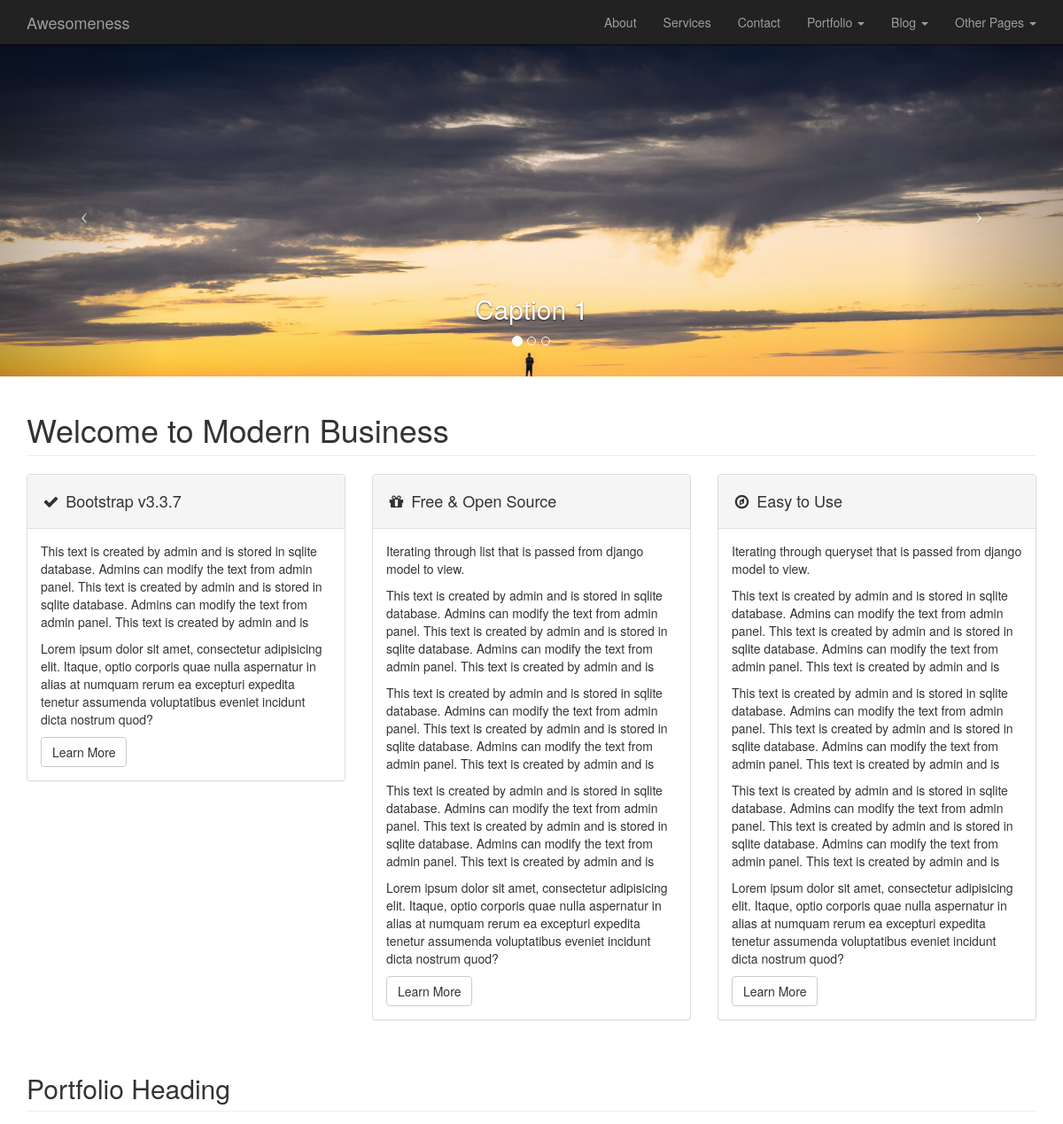
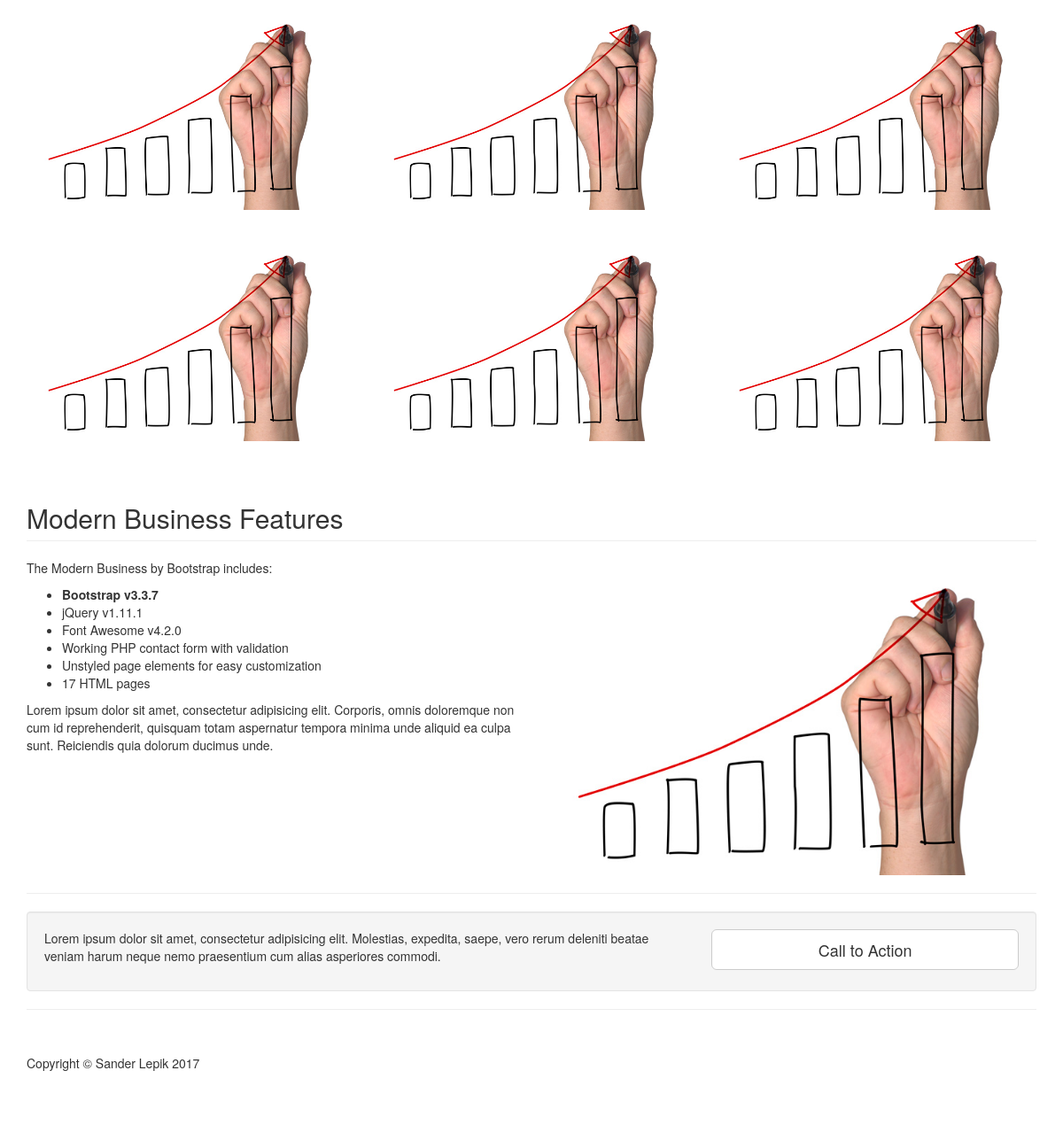
Screenshot of /mywebsite/ with the database file from the repository (2 pictures, top to bottom).
### mywebsite/models.py (models this page shows)
class Introductions(models.Model):
    first = models.TextField(max_length=254)
    second = models.TextField(max_length=254)
    third = models.TextField(max_length=254)

### mywebsite/views.py (the view)
def index(request):
    context = {}
    first_field = Introductions.objects.first().first
    all_entries = Introductions.objects.all()
    introduction_queryset = Introductions.objects.all()  # The best solution
    introductions_list = []
    for entry in all_entries:
        first_intro = entry.first
        second_intro = entry.second
        third_intro = entry.third
        introductions_list.extend([first_intro, second_intro, third_intro])
    context.update({'first_introduction': first_field, 'introductions_list': introductions_list, 'queryset': introduction_queryset})
    return render(request, 'mywebsite/index.html', context)

### mywebsite/templates/mywebsite/index.html (shortened to what this page needs)
<!DOCTYPE html>
<html lang="en">
<head>
    <link href="../../static/css/bootstrap.min.css" rel="stylesheet">
    <link href="../../static/css/modern-business.css" rel="stylesheet">
    <link href="../../static/css/font-awesome.min.css" rel="stylesheet" type="text/css">
</head>
<body>
    <nav class="navbar navbar-inverse navbar-fixed-top" role="navigation">
        <div class="container">
            <div class="navbar-header">
                <a class="navbar-brand" href="index.html">Awesomeness</a>
            </div>
            <div class="collapse navbar-collapse" id="bs-example-navbar-collapse-1">
                <ul class="nav navbar-nav navbar-right">
                    <li>
                        <a href="about.html">About</a>
                    </li>
                    <li>
                        <a href="services.html">Services</a>
                    </li>
                    <li>
                        <a href="contact.html">Contact</a>
                    </li>
                    <li class="dropdown">
                        <a href="#" class="dropdown-toggle" data-toggle="dropdown">Portfolio <b class="caret"></b></a>
                    </li>
                    <li class="dropdown">
                        <a href="#" class="dropdown-toggle" data-toggle="dropdown">Blog <b class="caret"></b></a>
                    </li>
                    <li class="dropdown">
                        <a href="#" class="dropdown-toggle" data-toggle="dropdown">Other Pages <b class="caret"></b></a>
                    </li>
                </ul>
            </div>
        </div>
    </nav>
    <header id="myCarousel" class="carousel slide">
        <ol class="carousel-indicators">
            <li data-target="#myCarousel" data-slide-to="0" class="active"></li>
            <li data-target="#myCarousel" data-slide-to="1"></li>
            <li data-target="#myCarousel" data-slide-to="2"></li>
        </ol>
        <div class="carousel-inner">
            <div class="item active">
                <div class="fill" style="background-image:url('../../static/sunset_silhouette_sky_man.jpg');"></div>
                <div class="carousel-caption">
                    <h2>Caption 1</h2>
                </div>
            </div>
        </div>
        <a class="left carousel-control" href="#myCarousel" data-slide="prev">
            <span class="icon-prev"></span>
        </a>
        <a class="right carousel-control" href="#myCarousel" data-slide="next">
            <span class="icon-next"></span>
        </a>
    </header>
    <div class="container">
        <div class="row">
            <div class="col-lg-12">
                <h1 class="page-header">
                    Welcome to Modern Business
                </h1>
            </div>
            <div class="col-md-4">
                <div class="panel panel-default">
                    <div class="panel-heading">
                        <h4><i class="fa fa-fw fa-check"></i> Bootstrap v3.3.7</h4>
                    </div>
                    <div class="panel-body">
                        <p>{{ first_introduction }}</p>
                        <p>Lorem ipsum dolor sit amet, consectetur adipisicing elit. Itaque, optio corporis quae nulla aspernatur in alias at numquam rerum ea excepturi expedita tenetur assumenda voluptatibus eveniet incidunt dicta nostrum quod?</p>
                        <a href="#" class="btn btn-default">Learn More</a>
                    </div>
                </div>
            </div>
            <div class="col-md-4">
                <div class="panel panel-default">
                    <div class="panel-heading">
                        <h4><i class="fa fa-fw fa-gift"></i> Free &amp; Open Source</h4>
                    </div>
                    <div class="panel-body">
                        <p>Iterating through list that is passed from django model to view.</p>
                        {% for element in introductions_list %}
                            <tr class="{% cycle 'row1' 'row2' %}">
                                <p>{{ element }}</p>
                            </tr>
                        {% endfor %}
                        <p>Lorem ipsum dolor sit amet, consectetur adipisicing elit. Itaque, optio corporis quae nulla aspernatur in alias at numquam rerum ea excepturi expedita tenetur assumenda voluptatibus eveniet incidunt dicta nostrum quod?</p>
                        <a href="#" class="btn btn-default">Learn More</a>
                    </div>
                </div>
            </div>
            <div class="col-md-4">
                <div class="panel panel-default">
                    <div class="panel-heading">
                        <h4><i class="fa fa-fw fa-compass"></i> Easy to Use</h4>
                    </div>
                    <div class="panel-body">
                        <p>Iterating through queryset that is passed from django model to view.</p>
                        {% for entry in queryset %}
                            <tr class="{% cycle 'row1' 'row2' %}">
                                <p>{{ entry.first }}</p>
                                <p>{{ entry.second }}</p>
                                <p>{{ entry.third }}</p>
                            </tr>
                        {% endfor %}
                        <p>Lorem ipsum dolor sit amet, consectetur adipisicing elit. Itaque, optio corporis quae nulla aspernatur in alias at numquam rerum ea excepturi expedita tenetur assumenda voluptatibus eveniet incidunt dicta nostrum quod?</p>
                        <a href="#" class="btn btn-default">Learn More</a>
                    </div>
                </div>
            </div>
        </div>
        <div class="row">
            <div class="col-lg-12">
                <h2 class="page-header">Portfolio Heading</h2>
            </div>
            <div class="col-md-4 col-sm-6">
                <a href="portfolio-item.html">
                    <img class="img-responsive img-portfolio img-hover" src="../../static/business-growth.jpg" alt="">
                </a>
            </div>
            <div class="col-md-4 col-sm-6">
                <a href="portfolio-item.html">
                    <img class="img-responsive img-portfolio img-hover" src="../../static/business-growth.jpg" alt="">
                </a>
            </div>
            <div class="col-md-4 col-sm-6">
                <a href="portfolio-item.html">
                    <img class="img-responsive img-portfolio img-hover" src="../../static/business-growth.jpg" alt="">
                </a>
            </div>
            <div class="col-md-4 col-sm-6">
                <a href="portfolio-item.html">
                    <img class="img-responsive img-portfolio img-hover" src="../../static/business-growth.jpg" alt="">
                </a>
            </div>
            <div class="col-md-4 col-sm-6">
                <a href="portfolio-item.html">
                    <img class="img-responsive img-portfolio img-hover" src="../../static/business-growth.jpg" alt="">
                </a>
            </div>
            <div class="col-md-4 col-sm-6">
                <a href="portfolio-item.html">
                    <img class="img-responsive img-portfolio img-hover" src="../../static/business-growth.jpg" alt="">
                </a>
            </div>
        </div>
        <div class="row">
            <div class="col-lg-12">
                <h2 class="page-header">Modern Business Features</h2>
            </div>
            <div class="col-md-6">
                <p>The Modern Business by Bootstrap includes:</p>
                <ul>
                    <li><strong>Bootstrap v3.3.7</strong>
                    </li>
                    <li>jQuery v1.11.1</li>
                    <li>Font Awesome v4.2.0</li>
                    <li>Working PHP contact form with validation</li>
                    <li>Unstyled page elements for easy customization</li>
                    <li>17 HTML pages</li>
                </ul>
                <p>Lorem ipsum dolor sit amet, consectetur adipisicing elit. Corporis, omnis doloremque non cum id reprehenderit, quisquam totam aspernatur tempora minima unde aliquid ea culpa sunt. Reiciendis quia dolorum ducimus unde.</p>
            </div>
            <div class="col-md-6">
                <img class="img-responsive" src="../../static/business-growth.jpg" alt="">
            </div>
        </div>
        <hr>
        <div class="well">
            <div class="row">
                <div class="col-md-8">
                    <p>Lorem ipsum dolor sit amet, consectetur adipisicing elit. Molestias, expedita, saepe, vero rerum deleniti beatae veniam harum neque nemo praesentium cum alias asperiores commodi.</p>
                </div>
                <div class="col-md-4">
                    <a class="btn btn-lg btn-default btn-block" href="#">Call to Action</a>
                </div>
            </div>
        </div>
        <hr>
        <footer>
            <div class="row">
                <div class="col-lg-12">
                    <p>Copyright &copy; Sander Lepik 2017</p>
                </div>
            </div>
        </footer>
    </div>
</body>
</html>

### mywebsite/static/css/modern-business.css (style rules this page uses)
html, body { height: 100%; }
body { padding-top: 50px; }
.img-portfolio { margin-bottom: 30px; }
header.carousel { height: 50%; }
header.carousel .item, header.carousel .item.active, header.carousel .carousel-inner { height: 100%; }
header.carousel .fill { width: 100%; height: 100%; background-position: center; background-size: cover; }
footer { margin: 50px 0; }

### rows the page displays
Introductions: first "This text is created by admin and is stored in sqlite database. Admins can modify the text from admin panel. This text is created by admin and is stored in sqlite database. Admins can modify the text from admin panel. This text is created by admin and is", introductions_list "This text is created by admin and is stored in sqlite database. Admins can modify the text from admin panel. This text is created by admin and is stored in sqlite database. Admins can modify the text from admin panel. This text is created by admin and is" "This text is created by admin and is stored in sqlite database. Admins can modify the text from admin panel. This text is created by admin and is stored in sqlite database. Admins can modify the text from admin panel. This text is created by admin and is" "This text is created by admin and is stored in sqlite database. Admins can modify the text from admin panel. This text is created by admin and is stored in sqlite database. Admins can modify the text from admin panel. This text is created by admin and is", second "This text is created by admin and is stored in sqlite database. Admins can modify the text from admin panel. This text is created by admin and is stored in sqlite database. Admins can modify the text from admin panel. This text is created by admin and is", third "This text is created by admin and is stored in sqlite database. Admins can modify the text from admin panel. This text is created by admin and is stored in sqlite database. Admins can modify the text from admin panel. This text is created by admin and is"
